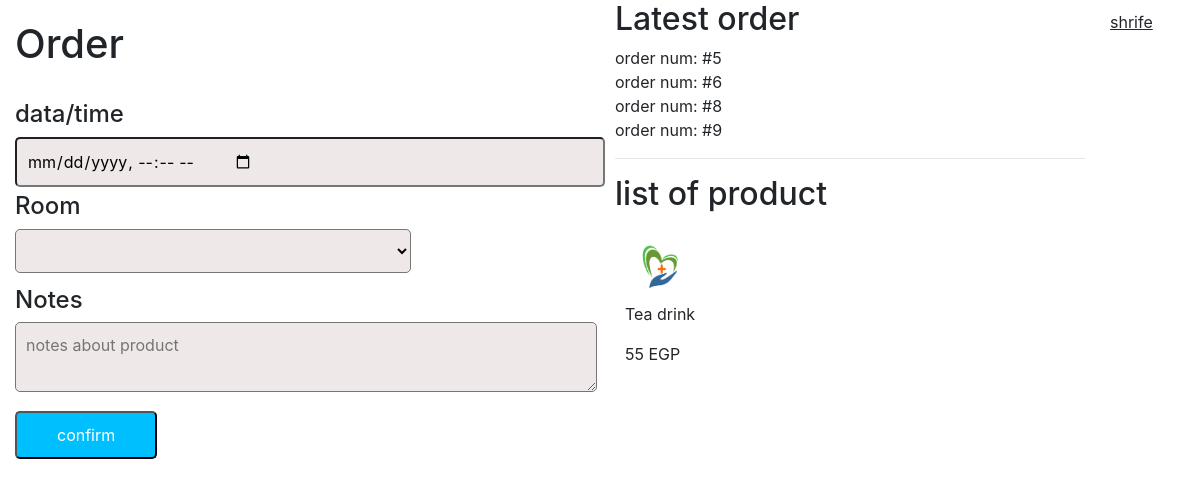
The page /user/home_user.php (signed in) on the database its author committed.
### tables this page shows
CREATE TABLE `order_info` (
  `order_id` int(11) NOT NULL,
  `status` varchar(30) NOT NULL DEFAULT 'process',
  `user_fk` int(11) NOT NULL,
  `date` datetime NOT NULL DEFAULT CURRENT_TIMESTAMP,
  `room` varchar(255) DEFAULT NULL,
  `note` varchar(255) DEFAULT NULL
);

CREATE TABLE `product` (
  `product_id` int(11) NOT NULL,
  `name` varchar(50) NOT NULL,
  `price` int(11) NOT NULL,
  `img_name` varchar(100) NOT NULL,
  `img_dir` varchar(100) NOT NULL,
  `cat_fk` int(11) DEFAULT NULL
);

### function/db2.php (called while the page is built, shortened)
<?php
$con = mysqli_connect('localhost', 'root','', 'cafeteria');
function query($sql){
	global $con;
	$res = mysqli_query($con, $sql);
	return $res ? $res : null;
}
function fetch($sql){
	$res = query($sql);
	if ($res) {
		if (mysqli_num_rows($res) > 0) {
			$data=[];
			while ($x = mysqli_fetch_assoc($res)) {
			    $data[]=$x;
			}
			return $data;
		}
	}
	return null;
}
function all($table){
	return $table && is_string($table) ? fetch("SELECT * FROM $table") : null;
}
?>

### user/home_user.php (the view, shortened to what this page needs)
<!DOCTYPE html>
<html lang="en">
<head>
    <link rel="stylesheet" href="<?php echo ASSETS?>/css/font-awesome.min.css">
    <link rel="stylesheet" href="../assets/css/bola.css">
    <link rel="stylesheet" href="https://maxcdn.bootstrapcdn.com/bootstrap/4.0.0/css/bootstrap.min.css">
</head>
<body>
  <div class="container-fluid">
  <div class="row">
          <div class="col-md-6">
          <form method="POST" action="process_home.php">
          <h1 class="sub">Order</h1>
         <br>
          <label for="dob">
          <h4>data/time</h4>
          <input class="padd padd2" type="datetime-local" name="dob" id="dob">
          <h4>Room</h4>
          <select class="padd padd2" id="element_6" name="room">
							<option  selected="selected"></option>
                            <?php
                            $y= all("user_info");
                            foreach ($y as $item) {
                             ?>
							<option value="<?php echo $item["room_num"]; ?>" ><?php echo $item["room_num"]; ?></option>
                            <?php } ?>
						</select>
          </label>
          <label for="name">
          <h4>Notes</h4>
          <textarea class="padd padd2" type="note" name="note" placeholder="notes about product" id="name"></textarea>
          </label><br>
          <button type="submit" class="padd3"">confirm</button><br><br><br>
      </form>
</div>
<div class="col-md-5">
<h2>Latest order</h2>
<?php
$z= all("order_info");
foreach ($z as $item) {
if ($_SESSION["user_id"]==$item["user_fk"]) {
?>
<div>
order num: #<?php echo $item["order_id"]; ?>
</div>
<?php }} ?>
<hr>
<h2>list of product</h2>
<?php
$x= all("product");
foreach ($x as $item) {
?>
<div style="float:left;padding:10px;">
<img  style="width:70px;height:70px;" src="../assets/images/<?php echo $item["img_name"]; ?>">
<br>
<p><?php echo $item["name"]."<br>" ?></P>
<p><?php echo $item["price"]."&nbspEGP"."<br>" ?></P>
</div>
<?php
}
?>
</div>
<div  style="float:left;padding:10px;" class="col-md-1"><u><?php echo $_SESSION["user_name"]; ?></u></div>
      </div>
</div>
</body>
</html>

### assets/css/bola.css (style rules this page uses)
.sub { padding-top: 20px ; }
.padd { padding: 10px; padding-right: 350px ; background-color: #efe8e8 ; border-radius: 5px ; }
.padd2 { margin-bottom: 5px ; }
.padd3 { padding: 10px 40px 10px 40px ; background-color: deepskyblue ; border-radius: 5px ; color: white ; }

### rows shown on the page
order_info: order_id "5"
order_info: order_id "6"
order_info: order_id "8"
order_info: order_id "9"
product: img_name (picture), name "Tea drink", price "55"

### other values the page prints
$_SESSION["user_name"] "shrife"
